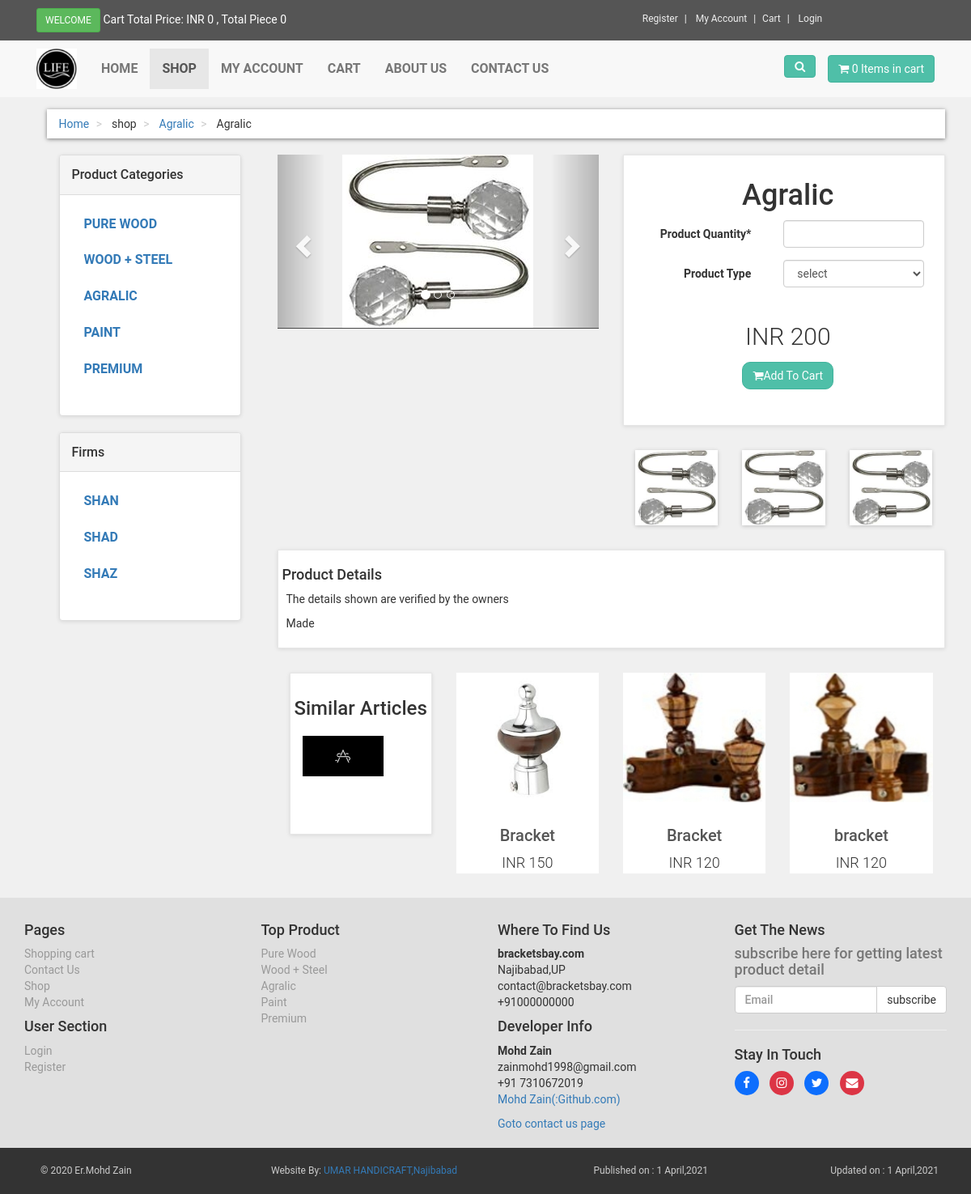
Screenshot of /details.php?pro_id=18 with the database file from the repository.
### tables this page shows
CREATE TABLE `product_categories` (
  `p_cat_id` int NOT NULL AUTO_INCREMENT,
  `p_cat_title` text NOT NULL,
  `p_cat_desc` text NOT NULL,
  PRIMARY KEY (`p_cat_id`)
);

CREATE TABLE `products` (
  `product_id` int NOT NULL AUTO_INCREMENT,
  `p_cat_id` int NOT NULL,
  `date` timestamp NOT NULL DEFAULT CURRENT_TIMESTAMP ON UPDATE CURRENT_TIMESTAMP,
  `product_title` text NOT NULL,
  `product_img1` text NOT NULL,
  `product_img2` text NOT NULL,
  `product_img3` text NOT NULL,
  `product_price` int NOT NULL,
  `product_desc` text NOT NULL,
  `product_keyword` text NOT NULL,
  PRIMARY KEY (`product_id`)
);

### details.php (the view, shortened to what this page needs)
<?php
include("includes/db.php");
include("functions/functions.php");
include("welcome.php");
?>
<?php
if(isset($_GET['pro_id'])){
	$pro_id=$_GET['pro_id'];
	$get_product="select * from products where product_id='$pro_id'";
	$run_product=mysqli_query($con,$get_product);
	$row_product=mysqli_fetch_array($run_product);
	$p_cat_id=$row_product['p_cat_id'];
	$p_title=$row_product['product_title'];
	$p_price=$row_product['product_price'];
	$p_desc=$row_product['product_desc'];
	$p_img1=$row_product['product_img1'];
	$p_img2=$row_product['product_img2'];
	$p_img3=$row_product['product_img3'];
	$get_p_cat="select * from product_categories where p_cat_id=$p_cat_id";
	$run_p_cat=mysqli_query($con,$get_p_cat);
	$row_p_cat=mysqli_fetch_array($run_p_cat);
	$p_cat_id=$row_p_cat['p_cat_id'];
	$p_cat_title=$row_p_cat['p_cat_title'];
}
?>
<html>
<head>
	<link rel="stylesheet" href="https://maxcdn.bootstrapcdn.com/bootstrap/3.4.0/css/bootstrap.min.css">
	<link rel="stylesheet" href="style.css">
    <link href="https://stackpath.bootstrapcdn.com/font-awesome/4.7.0/css/font-awesome.min.css" rel="stylesheet">
</head>
<body>
	<div id="top">
		<div class="container">
			<div class="col-md-6 offer">
				<a href="#" class="btn btn-success btn-sm">
				</a>
				<a href="#">Cart Total Price: <?php totalprice(); ?>   , Total Piece <?php item(); ?> </a>
			</div>
			<div class="col-md-6">
				<ul class="menu">
					<li><a href="register.php">Register</a></li>
					<li>
						<?php
						  if (!isset($_SESSION['email'])) {
						  	echo "<a href='checkout.php'>My Account</a>";
						  }else{
						  	echo "<a href='customer/account.php?my_order'>My Account</a>";
						  }
						?>
					</li>
					<li><a href="cart.php">Cart</a></li>
					<li>
					</li>
				</ul>
			</div>
		</div>
	</div>
	<div class="navbar-default" id="navbar">
		<div class="container">
			<div class="navbar-header">
				<a class="navbar-brand home" href="index.php">
					<img src="images/logo2.jpg" alt="bracket" class="hidden-xs" style="width:50px; height: 50px;">
				</a>
			</div>
			<div class="navbar-collapse collapse" id="navigation">
				<div class="padding-nav">
					<ul class="nav navbar-nav navbar-left">
						<li>
							<a href="index.php">Home</a>
						</li>
						<li class="active">
							<a href="shop.php">Shop</a>
						</li>
						<li>
							<?php
						  if (!isset($_SESSION['email'])) {
						  	echo "<a href='checkout.php'>My Account</a>";
						  }else{
						  	echo "<a href='customer/account.php?my_order'>My Account</a>";
						  }
						?>
						</li>
						<li>
							<a href="cart.php">cart</a>
						</li>
						<li>
							<a href="about.php">About Us</a>
						</li>
						<li>
							<a href="contact.php">Contact Us</a>
						</li>
					</ul>
				</div>
				<a href="cart.php" class="btn btn-primary navbar-btn right">
					<i class="fa fa-shopping-cart"></i>
					<span><?php item(); ?> Items in cart</span>
				</a>
				<div class="navbar-collapse collapse right">
	                <button class="btn navbar-btn btn-primary" type="button" data-toggle="collapse" data-target="#search">
						<i class="fa fa-search"></i>
	             	</button>
				</div>
			</div>
		</div>
	</div>
<div id="content">
	<div class="container">
		<div class="col-md-12">
			<ul class="breadcrumb">
				<li><a href="index.php">Home</a></li>
				<li>
					shop
				</li>
				<li>
					<a href="shop.php?p_cat=<?php echo $p_cat_id; ?>"> <?php echo $p_cat_title ?></a>
				</li>
				<li>
					<?php echo $p_title ?>
				</li>
			</ul>
		</div>
		<div class="col-md-3">
			<?php
			include("includes/sidebar.php");
			?>
		</div>
		<div class="col-md-9">
			<div class="row" id="productmain">
				<div class="col-sm-6">
					<div id="mainimage">
						<div id="myCarousel" class="carousel slide" data-ride="carousel">
							<ol class="carousel-indicators">
								<li data-target="#myCarousel" data-slide-to="0" class="active"></li>
								<li data-target="#myCarousel" data-slide-to="1"></li>
								<li data-target="#myCarousel" data-slide-to="2"></li>
							</ol>
							<div class="carousel-inner">
								<div class="item active">
									<center>
										<img src="admin_area/productimages/<?php echo $p_img1  ?>" class="img-responsive">
									</center>
								</div>
							</div>
							<a href="#myCarousel" class="left carousel-control" data-slide="prev">
								<span class="glyphicon glyphicon-chevron-left"></span>
							</a>
							<a href="#myCarousel" class="right carousel-control" data-slide="next">
								<span class="glyphicon glyphicon-chevron-right"></span>
							</a>
						</div>
					</div>
				</div>
				<div class="col-sm-6">
					<div class="box">
						<h1 class="text-center"><?php echo $p_title  ?></h1>
						<form action="details.php?add_cart=<?php echo $pro_id ?>" method="post" class="form-horizontal">
							<div class="form-group">
								<label class="col-md-5 control-label">Product Quantity*</label>
								<div class="col-md-6">
									<input type="number" name="product_qty" class="form-control" required="">
								</div>
							</div>
							<div class="form-group">
								<label class="col-md-5 control-label">Product Type</label>
								<div class="col-md-6">
									<select name="product_size" class="form-control">
										<option>select</option>
									</select>
								</div>
							</div>
							<p class="price">INR <?php echo $p_price;  ?></p>
							<p class="text-center buttons">
								<button class="btn btn-primary" type="submit">
									<i class="fa fa-shopping-cart"></i>Add To Cart
								</button>
							</p>
						</form>
					</div>
					<div class="col-xs-4">
						<a href="#" class="thumb">
							<img src="admin_area/productimages/<?php echo $p_img1  ?>" class="img-responsive">
						</a>
					</div>
					<div class="col-xs-4">
						<a href="#" class="thumb">
							<img src="admin_area/productimages/<?php echo $p_img2 ?>" class="img-responsive">
						</a>
					</div>
					<div class="col-xs-4">
						<a href="#" class="thumb">
							<img src="admin_area/productimages/<?php echo $p_img3  ?>" class="img-responsive">
						</a>
					</div>
				</div>
			</div>
			<div class="box" id="details">
				<h4>Product Details</h4>
				<p>The details shown are verified by the owners</p>
				<p><?php echo $p_desc  ?></p>
			</div>
			<div id="row same-height-row">
				<div class="col-md-3 col-sm-6">
					<div class="box same-height headline">
						<h3 class="text-center">Similar Articles</h3>
						<img src="images/similar.jpeg" class="img-responsive navbar-brand home">
					</div>
				</div>
				<?php
				$get_product="select * from products order by 1 LIMIT 0,3";
				$run_product=mysqli_query($con,$get_product);
				while ($row=mysqli_fetch_array($run_product)) {
					$pro_id=$row['product_id'];
					$pro_title=$row['product_title'];
					$pro_price=$row['product_price'];
					$pro_img1=$row['product_img1'];
					echo "
					<div class='center-responsive col-md-3 com-sm-6'>
					<div class='product same height'>
					<a href='details.php?pro_id=$pro_id'>
					<img src ='admin_area/productimages/$pro_img1' class='img-responsive'> </a>
					<div class='text'>
					<h3><a href='details.php?pro_id=$pro_id'>$pro_title</a></h3>
					<p class='price'>INR $pro_price</p>
					</div>
					</div>
					</div>
					";
				}
				?>
			</div>
		</div>
	</div>
</div>
<?php
include("includes/footer.php")
?>
</body>
</html>

### includes/sidebar.php
<div class="navbar-collapse collapse right" id="navigations">
<div class="panel panel-default sidebar-menu">
	<div class="panel-heading">
		<h3 class="panel-title">Product Categories</h3>
	</div>
	<div class="panel-body">
		<ul class="nav nav-pills nav-stacked category-menu">
			<?php
		    $get_p_cats="select * from product_categories";
		    $run_p_cats=mysqli_query($con,$get_p_cats);
			    while ($row_p_cats=mysqli_fetch_array($run_p_cats)) {
			    	$p_cat_id=$row_p_cats['p_cat_id'];
			    	$p_cat_title=$row_p_cats['p_cat_title'];
			?>
			<li>
				<a href='shop.php?p_cat=<?php echo $p_cat_id ?>'><?php echo $p_cat_title ?></a>
			</li>
		<?php } ?>
		</ul>
	</div>
</div>
<div class="panel panel-default sidebar-menu">
	<div class="panel-heading">
		<h3 class="panel-title">Firms</h3>
	</div>
	<div class="panel-body">
		<ul class="nav nav-pills nav-stacked category-menu">
			<li><a href="#">Shan</a></li>
			<li><a href="#">shad</a></li>
			<li><a href="#">shaz</a></li>
		</ul>
	</div>
</div>
</div>

### includes/footer.php (shortened to what this page needs)
<div id="footer">
	<div class="container">
		<div class="row">
			<div class="col-md-3 col-sm-6">
				<h4>Pages</h4>
				<ul>
					<li><a href="cart.php">Shopping cart</a></li>
					<li><a href="contact.php">Contact Us</a></li>
					<li><a href="shop.php">Shop</a></li>
					<li><a href="account.php">My Account</a></li>
				</ul>
				<h4>User Section</h4>
				<ul>
					<li><a href="checkout.php">Login</a></li>
					<li><a href="register.php">Register</a></li>
				</ul>
			</div>
			<div class="col-md-3 col-sm-6">
				<h4>Top Product</h4>
				<ul>
					<?php
				    $get_p_cats="select * from product_categories";
				    $run_p_cats=mysqli_query($con,$get_p_cats);
				    while ($row_p_cats=mysqli_fetch_array($run_p_cats)) {
				    	$p_cat_id=$row_p_cats['p_cat_id'];
				    	$p_cat_title=$row_p_cats['p_cat_title'];
				    	echo "
				    	<li><a href='shop.php?p_cat=$p_cat_id'>$p_cat_title</a></li>
				    	";
				    }
				    ?>
				</ul>
			</div>
			<div class="col-md-3 col-sm-6">
				<h4>Where To Find Us</h4>
				<p>
					<strong>bracketsbay.com</strong>
					<br>Najibabad,UP
					<br>contact@bracketsbay.com
					<br>+91000000000
				</p>
				<h4>Developer Info</h4>
				<p>
					<strong>Mohd Zain</strong>
					<br>zainmohd1998@gmail.com
					<br>+91 7310672019
					<br><a href="https://mohdzain98.github.io/zain.github.io/" target="_blank">Mohd Zain(:Github.com)</a>
				</p>
				<a href="contact.php">Goto contact us page</a>
			</div>
			<div class="col-md-3 col-sm-6">
				<h4>Get The News<h4>
				<p class="text-muted">
					subscribe here for getting latest product detail
				</p>
				<form action="" method="post">
					<div class="input-group">
						<input type="text" name="email" class="form-control" placeholder="Email">
						<span class="input-group-btn">
							<input type="submit" class="btn btn-default" value="subscribe">
						</span>
					</div>
				</form>
				<hr>
				<h4>Stay In Touch</h4>
				<p class="social">
					<a href="http://www.facebook.com/zain.rehman.9889" style="background-color: #0d6efd;"><i class="fa fa-facebook"></i></a>
					<a href="https://www.instagram.com/m0hd.zain/" style="background-color: #dc3545;"><i class="fa fa-instagram"></i></a>
					<a href="https://twitter.com/mdzain98?s=09" style="background-color: #0d6efd;"><i class="fa fa-twitter"></i></a>
					<a href="#" style="background-color: #dc3545;"><i class="fa fa-envelope"></i></a>
				</p>
			</div>
		</div>
	</div>
</div>
<div id="copyright">
	<div class="container">
		<div class="col-md-3">
			<p class="pull-left">
				&copy; 2020 Er.Mohd Zain
			</p>
		</div>
		<div class="col-md-3">
			<p class="center">
				Website By: <a href="about.php">UMAR HANDICRAFT,Najibabad</a>
			</p>
		</div>
		<div class="col-md-3">
			<p class="pull-right">
				Published on : 1 April,2021
			</p>
		</div>
		<div class="col-md-3">
			<p class="pull-right">
				Updated on : 1 April,2021
			</p>
		</div>
	</div>
</div>

### style.css (style rules this page uses)
body { font-family: "Roboto",Helvetica,Arial,sans-sarif; font-size: 14px; line-height: 1.42857143; color: #333333; background-color: #f0f0f0; }
#top { background-color: #555555; padding: 10px 0; }
#top .offer { color: #fff; }
#top .offer .btn { text-transform: uppercase; }
#top a { color: #fff; }
#top ul.menu { padding-top: 5px; margin: 0; text-align: right; font-size: 12px; list-style: none; }
#top ul.menu { text-align: center; }
#top ul.menu> li { display: inline-block; }
#top ul.menu > li a { color: #eeeeee; }
#top ul.menu > li + li:before { content: "|\00a0"; padding: 0 5px; color: #f7f7f7; }
.navbar-collapse .right { float: right; }
.navbar-brand { float: left; padding: 10px 15px; font-size: 18px; line-height: 20px; height: 70px; }
.navbar-collapse ul.nav > li > a { text-transform: uppercase; font-weight: bold; font-size: 16px; }
.padding-nav { padding-top: 10px; }
.btn-primary { color: rgb(255, 255, 255); background-color: rgb(79, 191, 168); border-color: rgb(65, 179, 156); }
.box { background:#fff; margin:0 0 30px; border:solid 1px #e6e6e6; padding-top: 10px; box-shadow: 0 1px 5px rgba(0, 0, 0, 0.1); padding-bottom: 10px; }
#content { padding-left: 25px; }
#content .product { background: #fff; border-color: solid 1px #e6e6e6; box-sizing: border-box; margin-bottom: 30px; }
#content .product .text p.price { font-size: 18px; text-align: center; font-weight: 300; }
#content .product .text h3 { text-align: center; font-size: 20px; }
#content .product .text h3 a { color: rgb(85, 85, 85); }
#content .product .text { padding: 10px 10px 0px; }
#content .panel.sidebar-menu { box-sizing: border-box; box-shadow: 0 1px 5px rgba(0, 0, 0, 0.1); }
#content .panel.sidebar-menu ul.nav.category-menu { margin-bottom: 20px; }
#content .panel.sidebar-menu ul.nav.category-menu li a { text-transform: uppercase; font-weight: bold; }
#content .panel.sidebar-menu h3 { padding: 5px 0; margin: 0; }
.breadcrumb { padding: 8px 15px; margin-top: 15px; margin-bottom: 20px; background-color: #ffffff; border-radius: 0; box-shadow: 0 1px 5px rgba(0, 0, 0, 0.5); }
.breadcrumb >li + li:before { content: ">\00a0"; color: #cccccc; }
#content .box h1 { margin-left: 10px; }
#content .box p { margin-left: 10px; }
#content .box button { margin-bottom: 20px; border-radius: 10px; }
#content #productmain { margin-bottom: 30px; }
#content #productmain .price { font-size: 30px; font-weight: 300; text-align: center; margin-top: 40px; }
#content #mainimage { box-shadow: 0 1px rgba(0, 0, 0, 0.7); }
#details h4 { margin-left: 5px; }
#content .thumb { display: block; box-shadow: 0 1px 5px rgba(0, 0, 0, 0.2); border:transparent; }
#content .headline { height: 200px; }
#content .form-group label { margin-left: 10px; }
#content .form-group input.form-control { margin-left: 10px; width: 95%; }
#content .form-group select.form-control { margin-left: 10px; width: 95%; }
#footer { background:#e0e0e0; padding: 20px 0; }
#footer ul { padding-left:0; list-style: none; }
#footer ul a { color: #999999; padding: 20px 0; }
#footer .social { text-align: left; }
#footer .social a { margin:0 10px 0 0; color: #fff; display: inline-block; width: 30px; height: 30px; border-radius: 15px; line-height: 30px; font-size: 15px; text-align: center; transform: all 0.2s ease-out; vertical-align: bottom; background-color: #555555; padding-top: 7px; }
#copyright { background: #333; color: #ccc; padding: 20px; font-size: 12px; }
#copyright p { margin: 0; }

### rows the page displays
product_categories: p_cat_title "Agralic", p_cat_title "AGRALIC"
products: product_title "Agralic", product_img1 (picture), product_price "200", product_img2 (picture), product_img3 (picture), product_desc "Made"
product_categories: p_cat_title "PURE WOOD", p_cat_title "Pure Wood"
product_categories: p_cat_title "WOOD + STEEL", p_cat_title "Wood + Steel"
product_categories: p_cat_title "PAINT", p_cat_title "Paint"
product_categories: p_cat_title "PREMIUM", p_cat_title "Premium"
products: product_img1 (picture), product_title "Bracket", product_price "150"
products: product_img1 (picture), product_title "Bracket", product_price "120"
products: product_img1 (picture), product_title "bracket", product_price "120"

### other values shown
$total "0"
$count "0 0"
